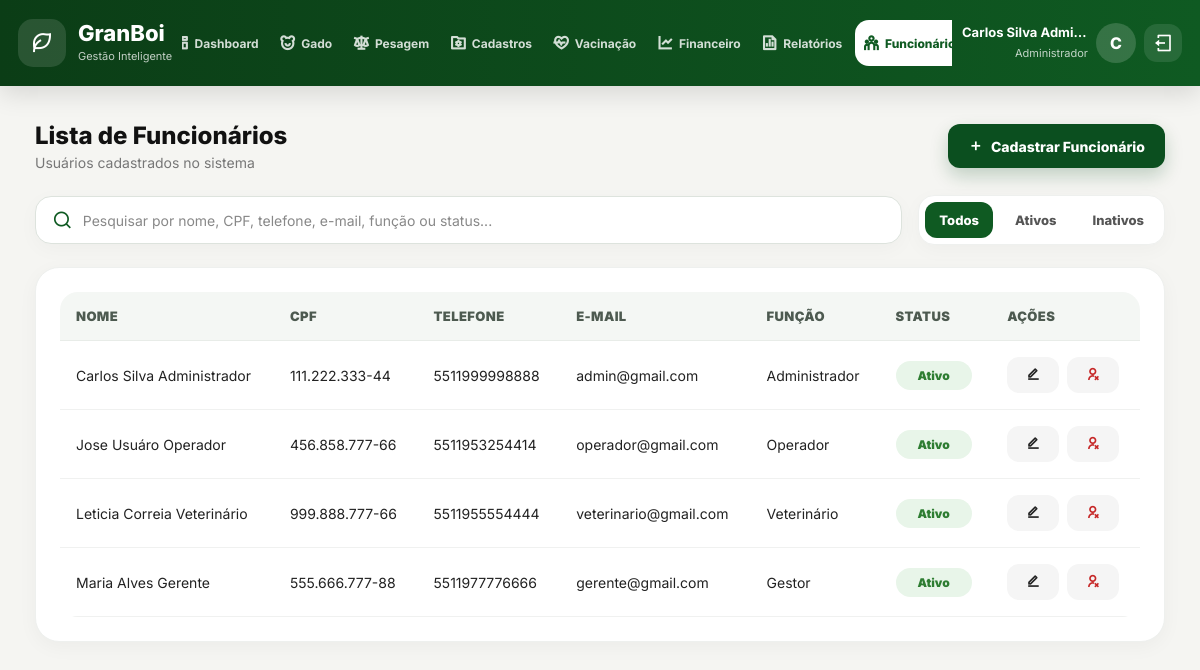
The app's page /GranBoi/funcionarios (signed in) with its own data.
### tables this page shows
CREATE TABLE `usuario` (
  `id` BIGINT(20) NOT NULL AUTO_INCREMENT,
  `nome` VARCHAR(100) NOT NULL,
  `email` VARCHAR(100) NOT NULL,
  `senha` VARCHAR(255) NOT NULL,
  `status` ENUM('ativo', 'inativo') NOT NULL DEFAULT 'ativo',
  PRIMARY KEY (`id`),
  UNIQUE KEY `email_UNIQUE` (`email`)
);

CREATE TABLE `pessoa` (
  `id` BIGINT(20) NOT NULL AUTO_INCREMENT,
  `nome_completo` VARCHAR(150) NOT NULL,
  `nome_social` VARCHAR(50) DEFAULT NULL,
  `cpf` CHAR(11) DEFAULT NULL COMMENT '11122233344 (Sempre 11 dígitos)',
  `telefone_movel` VARCHAR(15) DEFAULT NULL COMMENT '5511988887777 (Com DDI e DDD)',
  `email` VARCHAR(50) DEFAULT NULL,
  `usuario_id` BIGINT(20) NOT NULL,
  PRIMARY KEY (`id`),
  KEY `fk_pessoa_usuario1_idx` (`usuario_id`),
  CONSTRAINT `fk_pessoa_usuario1` FOREIGN KEY (`usuario_id`) REFERENCES `usuario` (`id`) ON DELETE NO ACTION ON UPDATE NO ACTION
);

CREATE TABLE `papel` (
  `id` BIGINT(20) NOT NULL AUTO_INCREMENT,
  `nome` VARCHAR(20) NOT NULL,
  `descricao` VARCHAR(255) DEFAULT NULL,
  PRIMARY KEY (`id`)
);

### app/controllers/Controller.php (called while the page is built, shortened)
<?php
class Controller
{
    protected function render($view, $dados = [])
    {
        $viewPath = ROOT_PATH . "/app/views/{$view}.php";
        extract($dados);
        require_once ROOT_PATH . "/app/layout/cabecalho.php";
        require_once $viewPath;
        require_once ROOT_PATH . "/app/layout/rodape.php";
    }
}

### app/controllers/UsuarioController.php (called while the page is built, shortened)
<?php
class UsuarioController extends Controller
{
    public function index()
    {
        $usuarioModel = $this->model('Usuario');
        $this->render('usuarios/funcionarios', [
            'titulo' => 'GranBoi - Funcionários',
            'pageCss' => [
                '/public/assets/css/components/modal.css',
                '/public/assets/css/components/usuario/usuarioModal.css',
                '/public/assets/css/pages/usuarios/funcionarios.css'
            ],
            'pageJs' => [
                '/public/assets/js/validations/usuario/usuarioValidation.js',
                '/public/assets/js/modals/usuario/cadastrarUsuarioModal.js',
                '/public/assets/js/modals/usuario/editarUsuarioModal.js',
                '/public/assets/js/modals/usuario/desativarUsuarioModal.js',
                '/public/assets/js/pages/usuarios/funcionariosPage.js'
            ],
            'funcionarios' => $usuarioModel->listarTodos(),
            'papeis' => $usuarioModel->listarPapeis()
        ]);
    }
}

### app/routes/web.php (called while the page is built, shortened)
<?php
$url = parse_url($_SERVER['REQUEST_URI'], PHP_URL_PATH);
$basePath = parse_url(BASE_URL, PHP_URL_PATH);
$url = str_replace($basePath, '', $url);
$route = $routes[$url];
$method = $route['method'];
require_once ROOT_PATH . '/app/controllers/Controller.php';
$controllerInstance = new $controller();
$controllerInstance->$method();

### index.php (called while the page is built, shortened)
<?php
require_once ROOT_PATH . '/app/routes/web.php';

### app/models/Usuario.php (called while the page is built, shortened)
<?php
class Usuario
{
    private $pdo;
    public function __construct()
    {
        $this->pdo = Conexao::conectar();
        $this->pdo->setAttribute(PDO::ATTR_ERRMODE, PDO::ERRMODE_EXCEPTION);
    }
    public function listarTodos()
    {
        $sql = "
            SELECT
                usuario.id,
                usuario.nome,
                usuario.email,
                usuario.status,
                pessoa.id AS pessoa_id,
                pessoa.nome_completo,
                pessoa.nome_social,
                pessoa.cpf,
                pessoa.telefone_movel,
                papel.id AS papel_id,
                papel.nome AS papel_nome
            FROM usuario
            INNER JOIN pessoa
                ON pessoa.usuario_id = usuario.id
            INNER JOIN usuario_papel
                ON usuario_papel.usuario_id = usuario.id
            INNER JOIN papel
                ON papel.id = usuario_papel.papel_id
            ORDER BY
                CASE WHEN usuario.status = 'ativo' THEN 0 ELSE 1 END,
                pessoa.nome_completo ASC
        ";
        return $this->pdo->query($sql)->fetchAll(PDO::FETCH_ASSOC);
    }
}

### app/views/usuarios/funcionarios.php (the view, shortened to what this page needs)
<main class="main-content funcionarios-page">
  <section class="funcionario-page-actions">
    <div>
      <h2>Lista de Funcionários</h2>
      <p>Usuários cadastrados no sistema</p>
    </div>
    <button
      type="button"
      class="funcionario-create-btn"
      id="abrirModalCadastrarFuncionario"
    >
      <i class="ri-add-line"></i>
      <span>Cadastrar Funcionário</span>
    </button>
  </section>
  <section class="funcionario-filtros-container">
    <div class="funcionario-search-box">
      <i class="ri-search-line"></i>
      <input
        type="text"
        id="pesquisaFuncionario"
        placeholder="Pesquisar por nome, CPF, telefone, e-mail, função ou status..."
        autocomplete="off"
      >
    </div>
    <div class="funcionario-status-filters">
      <button
        type="button"
        class="funcionario-filter-btn active"
        data-status-filter="todos"
      >
        Todos
      </button>
      <button
        type="button"
        class="funcionario-filter-btn"
        data-status-filter="ativo"
      >
        Ativos
      </button>
      <button
        type="button"
        class="funcionario-filter-btn"
        data-status-filter="inativo"
      >
        Inativos
      </button>
    </div>
  </section>
  <section class="funcionario-table-container">
    <table class="funcionario-table">
      <thead>
        <tr>
          <th>Nome</th>
          <th>CPF</th>
          <th>Telefone</th>
          <th>E-mail</th>
          <th>Função</th>
          <th>Status</th>
          <th>Ações</th>
        </tr>
      </thead>
      <tbody id="tabelaFuncionarioBody">
        <?php if (!empty($funcionarios)): ?>
          <?php foreach ($funcionarios as $funcionario): ?>
            <?php
              $statusFuncionario = strtolower(trim($funcionario['status'] ?? 'ativo'));
              $cpfFormatado = !empty($funcionario['cpf'])
                  ? preg_replace('/(\d{3})(\d{3})(\d{3})(\d{2})/', '$1.$2.$3-$4', $funcionario['cpf'])
                  : '-';
              $telefoneLimpo = preg_replace('/\D/', '', $funcionario['telefone_movel'] ?? '');
              if (strlen($telefoneLimpo) === 11) {
                  $telefoneFormatado = preg_replace('/(\d{2})(\d{5})(\d{4})/', '($1) $2-$3', $telefoneLimpo);
              } elseif (strlen($telefoneLimpo) === 10) {
                  $telefoneFormatado = preg_replace('/(\d{2})(\d{4})(\d{4})/', '($1) $2-$3', $telefoneLimpo);
              } else {
                  $telefoneFormatado = !empty($telefoneLimpo) ? htmlspecialchars($telefoneLimpo) : '-';
              }
            ?>
            <tr
              class="funcionario-row"
              data-status="<?= htmlspecialchars($statusFuncionario) ?>"
            >
              <td>
                <?= htmlspecialchars($funcionario['nome_completo'] ?? '-') ?>
              </td>
              <td>
                <?= htmlspecialchars($cpfFormatado) ?>
              </td>
              <td>
                <?= htmlspecialchars($telefoneFormatado) ?>
              </td>
              <td>
                <?= htmlspecialchars($funcionario['email'] ?? '-') ?>
              </td>
              <td>
                <?= htmlspecialchars($funcionario['papel_nome'] ?? '-') ?>
              </td>
              <td>
                <span class="funcionario-status funcionario-status-<?= htmlspecialchars($statusFuncionario) ?>">
                  <?= ucfirst(htmlspecialchars($statusFuncionario)) ?>
                </span>
              </td>
              <td>
                <div class="funcionario-actions">
                  <button
                    type="button"
                    class="action-btn editar-funcionario-btn"
                    title="Editar funcionário"
                    data-id="<?= htmlspecialchars($funcionario['id']) ?>"
                    data-nome-completo="<?= htmlspecialchars($funcionario['nome_completo'] ?? '') ?>"
                    data-nome-social="<?= htmlspecialchars($funcionario['nome_social'] ?? '') ?>"
                    data-cpf="<?= htmlspecialchars($funcionario['cpf'] ?? '') ?>"
                    data-telefone="<?= htmlspecialchars($funcionario['telefone_movel'] ?? '') ?>"
                    data-email="<?= htmlspecialchars($funcionario['email'] ?? '') ?>"
                    data-papel-id="<?= htmlspecialchars($funcionario['papel_id'] ?? '') ?>"
                    data-status="<?= htmlspecialchars($statusFuncionario) ?>"
                  >
                    <i class="ri-edit-line"></i>
                  </button>
                  <?php if ($statusFuncionario === 'ativo'): ?>
                    <button
                      type="button"
                      class="action-btn danger desativar-funcionario-btn"
                      title="Desativar funcionário"
                      data-id="<?= htmlspecialchars($funcionario['id']) ?>"
                      data-nome="<?= htmlspecialchars($funcionario['nome_completo'] ?? '') ?>"
                    >
                      <i class="ri-user-unfollow-line"></i>
                    </button>
                  <?php endif; ?>
                </div>
              </td>
            </tr>
          <?php endforeach; ?>
        <?php endif; ?>
      </tbody>
    </table>
  </section>
</main>

### public/assets/css/global/style.css (style rules this page uses)
* { margin: 0; padding: 0; box-sizing: border-box; }
html, body { width: 100%; max-width: 100%; overflow-x: hidden; }
body { font-family: 'Inter', sans-serif; background: #f5f5f2; color: #111; min-height: 100vh; }
button, input, select, textarea { font-family: inherit; }
.main-content { width: 100%; max-width: 1400px; margin: 0 auto; padding: 35px; overflow-x: hidden; }
table { width: 100%; border-collapse: collapse; }
thead { background: #f4f4f4; }
th { text-align: left; padding: 16px; font-size: 14px; color: #555; white-space: nowrap; }
td { padding: 18px 16px; border-bottom: 1px solid #eee; font-size: 15px; white-space: nowrap; }
.save-btn, .action-btn { height: 54px; padding: 0 26px; border: none; border-radius: 16px; background: #0f5a22; color: white; font-weight: 700; cursor: pointer; transition: 0.3s; }
@media (max-width: 1450px) { .main-content { max-width: 1280px; } }

### public/assets/css/pages/usuarios/funcionarios.css (style rules this page uses)
.funcionario-page-actions { display: flex; align-items: center; justify-content: space-between; gap: 16px; margin-bottom: 24px; }
.funcionario-page-actions h2 { font-size: 24px; font-weight: 800; color: var(--dark); margin-bottom: 4px; }
.funcionario-page-actions p { color: #777; font-size: 14px; }
.funcionario-create-btn { display: inline-flex; align-items: center; justify-content: center; gap: 8px; min-height: 44px; padding: 0 20px; background: #0b4f1f; color: #ffffff; border: none; outline: none; border-radius: 12px; font-family: inherit; font-size: 14px; font-weight: 800; cursor: pointer; text-decoration: none; box-shadow: 0 8px 18px rgba(11, 79, 31, 0.22); transition: 0.2s ease; }
.funcionario-create-btn i, .funcionario-create-btn span { color: #ffffff; }
.funcionario-filtros-container { display: flex; align-items: center; justify-content: space-between; gap: 16px; margin-bottom: 22px; }
.funcionario-search-box { flex: 1; display: flex; align-items: center; gap: 10px; min-height: 48px; padding: 0 16px; background: #ffffff; border: 1px solid #dde3dd; border-radius: 16px; box-shadow: 0 5px 20px rgba(0, 0, 0, 0.03); transition: 0.25s ease; }
.funcionario-search-box i { color: #0f5a22; font-size: 20px; flex-shrink: 0; }
.funcionario-search-box input { width: 100%; height: 100%; border: none; outline: none; background: transparent; color: #222; font-size: 14px; font-family: inherit; }
.funcionario-search-box input::placeholder { color: #888; }
.funcionario-status-filters { display: flex; align-items: center; gap: 8px; padding: 6px; background: #ffffff; border: 1px solid #eef0ee; border-radius: 16px; box-shadow: 0 5px 20px rgba(0, 0, 0, 0.03); }
.funcionario-filter-btn { min-height: 36px; padding: 0 14px; border: none; border-radius: 12px; background: transparent; color: #555; font-family: inherit; font-size: 13px; font-weight: 800; cursor: pointer; transition: 0.2s ease; }
.funcionario-filter-btn.active { background: #0f5a22; color: #ffffff; }
.funcionario-table-container { background: #ffffff; border-radius: 24px; padding: 24px; box-shadow: 0 5px 20px rgba(0, 0, 0, 0.04); border: 1px solid #eef0ee; overflow-x: auto; }
.funcionario-table { width: 100%; border-collapse: separate; border-spacing: 0; overflow: hidden; border-radius: 18px; }
.funcionario-table thead { background: #f4f7f4; }
.funcionario-table th { text-align: left; padding: 16px; font-size: 13px; color: #4d5a50; font-weight: 900; text-transform: uppercase; letter-spacing: 0.03em; border-bottom: 1px solid #e8ece8; white-space: nowrap; }
.funcionario-table td { padding: 16px; border-bottom: 1px solid #f0f1f0; font-size: 14px; color: #222; vertical-align: middle; white-space: nowrap; }
.funcionario-status { display: inline-flex; align-items: center; justify-content: center; min-width: 76px; padding: 7px 12px; border-radius: 999px; font-size: 12px; font-weight: 900; text-transform: capitalize; }
.funcionario-status-ativo { background: #e8f5e9; color: #2e7d32; }
.funcionario-actions { display: flex; align-items: center; gap: 8px; }
.action-btn { width: 36px; height: 36px; border: none; border-radius: 12px; background: #f5f5f5; color: #222; display: inline-flex; align-items: center; justify-content: center; text-decoration: none; cursor: pointer; transition: 0.2s ease; }
.action-btn.danger { color: #c62828; }

### records on screen
usuario: pessoa.nome_completo "Carlos Silva Administrador", pessoa.cpf "111.222.333-44", pessoa.telefone_movel "5511999998888", email "admin@gmail.com", papel.nome "Administrador", status "Ativo"
usuario: pessoa.nome_completo "Jose Usuáro Operador", pessoa.cpf "456.858.777-66", pessoa.telefone_movel "5511953254414", email "operador@gmail.com", papel.nome "Operador", status "Ativo"
usuario: pessoa.nome_completo "Leticia Correia Veterinário", pessoa.cpf "999.888.777-66", pessoa.telefone_movel "5511955554444", email "veterinario@gmail.com", papel.nome "Veterinário", status "Ativo"
usuario: pessoa.nome_completo "Maria Alves Gerente", pessoa.cpf "555.666.777-88", pessoa.telefone_movel "5511977776666", email "gerente@gmail.com", papel.nome "Gestor", status "Ativo"

### other values on screen
$_SESSION['usuario']['nome'] "Carlos Silva Admi…"
$_SESSION['usuario']['papel_nome'] "Administrador"
substr($_SESSION['usuario']['nome'] ?? 'U', 0, 1) "C"
